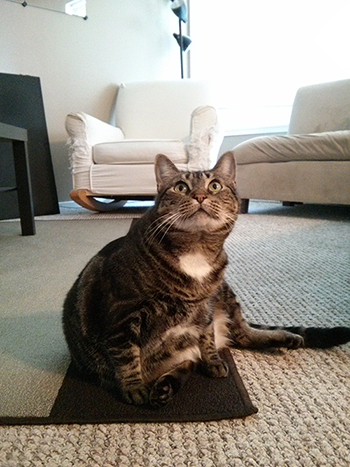
#> input picture python/Automate_the_Boring_Stuff_3e_onlinematerials/Automate_the_Boring_Stuff_3e_onlinematerials/zophie.png, 350 x 467 px, found by its file name
$ python image03.py
#> lines starting #> are read from the running program, lines starting #| are printed output that depends on the picture
from PIL import Image
catImg = Image.open("C:\\Users\\IBRAHIM\\Documents\\ml-vet-journey\\python\\Automate_the_Boring_Stuff_3e_onlinematerials\\Automate_the_Boring_Stuff_3e_onlinematerials\\zophie.png")
#> catImg is the input picture: PIL image 350x467 RGB; mean R, G, B 146.9, 141, 131.1
print(catImg.size)
#| (350, 467)
# Copying an image
catCopyImg = catImg.copy()
# pasting an image
faceIm = catImg.crop((335, 345, 565, 560))
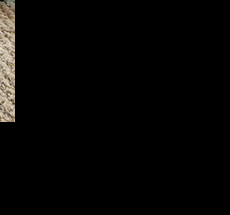
#> faceIm: PIL image 230x215 RGB; mean R, G, B 6.2, 5.7, 4.9
print(faceIm.size)
#| (230, 215)
catCopyImg.paste(faceIm, (0, 0))
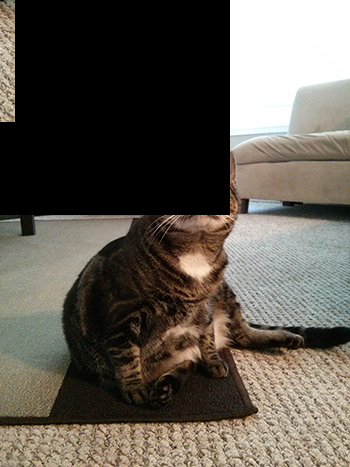
#> catCopyImg: PIL image 350x467 RGB; mean R, G, B 95.1, 89.1, 80.6
catCopyImg.paste(faceIm, (400, 500))
catCopyImg.save('pasted.png')
